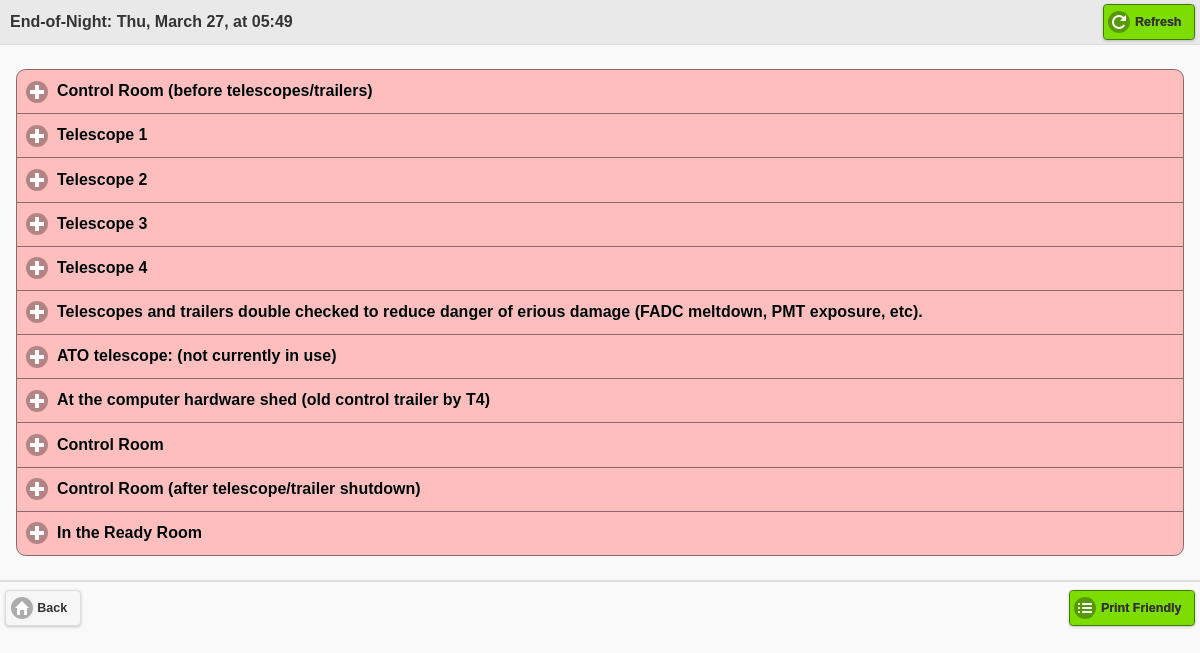
Page /beta/10/ (signed in) on the committed database.
### beta/models.py (models this page shows, shortened)
class List(models.Model):
	name = models.CharField(max_length=200)
	pub_date = models.DateTimeField('date published')
	observers_list = models.CharField(max_length=75, default="")
	email_has_been_sent = models.BooleanField(default=False)

class ChoiceGroup(models.Model):
	parent = models.ForeignKey(List)
	group_text = models.CharField(max_length = 150)
	subtext = models.CharField(max_length=80, default=" ")
	def get_swatch(self):
		total=0
		checked=0
		for choice in self.choice_set.all():
			total = total + 1
			if choice.isChecked:
				checked = checked + 1
		if checked==total:
			return "b"
		if checked==0:
			return "c"
		return "d"

### beta/views.py (the view)
# urls.py: url(r'^(?P<list_id>\d+)/$', views.detail, name='detail'),
def detail(request, list_id):
	if not request.user.is_authenticated():
		return render(request, 'beta/login.html', {'error_message': "Please log in"})
	if request.method=="POST":
		choiceid = request.POST['choiceid']
		choicechecked = request.POST['choicechecked']
		vlist = get_object_or_404(List, pk=list_id)
		if request.user.username not in vlist.observers_list:
			vlist.observers_list = vlist.observers_list + ", "+request.user.username
		vchoice = Choice.objects.get(id=choiceid)
		vchoice.isChecked = not vchoice.isChecked
		last_change = str( strftime("%H:%M", localtime()))
		vchoice.last_date=last_change
		vchoice.last_user=request.POST['username']
		vchoice.save()
		return HttpResponseRedirect(reverse('detail', args=(vlist.id,)))
	else:
		vlist = get_object_or_404(List, pk=list_id)
		return render(request, 'beta/detail.html', {'vlist': vlist})

### beta/templates/beta/detail.html (shortened to what this page needs)
<html>
{% load staticfiles %}
<head>
	<link rel="stylesheet" href="{% static "beta/beta-theme.min.css" %}" />
	<link rel="stylesheet" href="{% static "beta/jquery.mobile.icons.min.css" %}" />
	<link rel="stylesheet" href="{% static "beta/jquery.mobile.structure-1.4.2.min.css" %}" />
</head>
<body>
<div data-role="page">
	<div data-role="header" data-position="fixed">
	<h3 style="text-align:left; margin-left:10px;">{{vlist.name}}</h3>
	<a href="javascript:history.go(0)" class="ui-btn-right" data-theme="b" data-icon="refresh">Refresh</a>
</div>
<div data-role="main" class="ui-content">
	<div data-role="collapsible-set">
		{% for group in vlist.choicegroup_set.all %}
			<div data-role="collapsible"
				data-collapsed="true"
				data-theme="{{ group.get_swatch }}"
				>
				<h1>{{group.group_text}}</h1>
			</div>
		{% endfor %}
	</div>
</div>
<div data-role="footer">
	<a href="{% url 'index' %}" class="ui-btn-left" data-icon="Home">Back</a>
	<a href="{% url 'print_friendly' vlist.id %}" class="ui-btn-right" data-theme="b" data-icon="bullets">Print Friendly</a>
</div>
</body>
</html>

### rows in the picture
List: name "End-of-Night: Thu, March 27, at 05:49"
ChoiceGroup: group_text "Control Room (before telescopes/trailers)"
ChoiceGroup: group_text "Telescope 1"
ChoiceGroup: group_text "Telescope 2"
ChoiceGroup: group_text "Telescope 3"
ChoiceGroup: group_text "Telescope 4"
ChoiceGroup: group_text "Telescopes and trailers double checked to reduce danger of erious damage (FADC meltdown, PMT exposure, etc)."
ChoiceGroup: group_text "ATO telescope: (not currently in use)"
ChoiceGroup: group_text "At the computer hardware shed (old control trailer by T4)"
ChoiceGroup: group_text "Control Room"
ChoiceGroup: group_text "Control Room (after telescope/trailer shutdown)"
ChoiceGroup: group_text "In the Ready Room"
